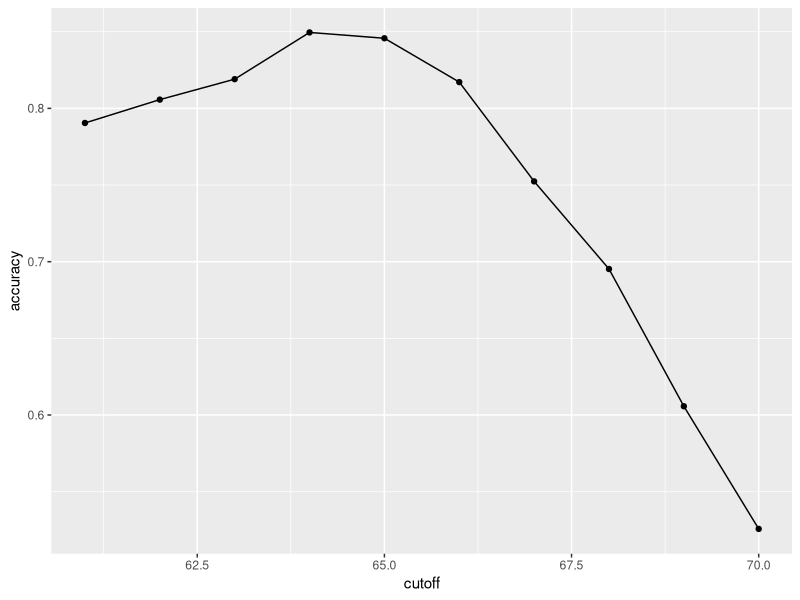
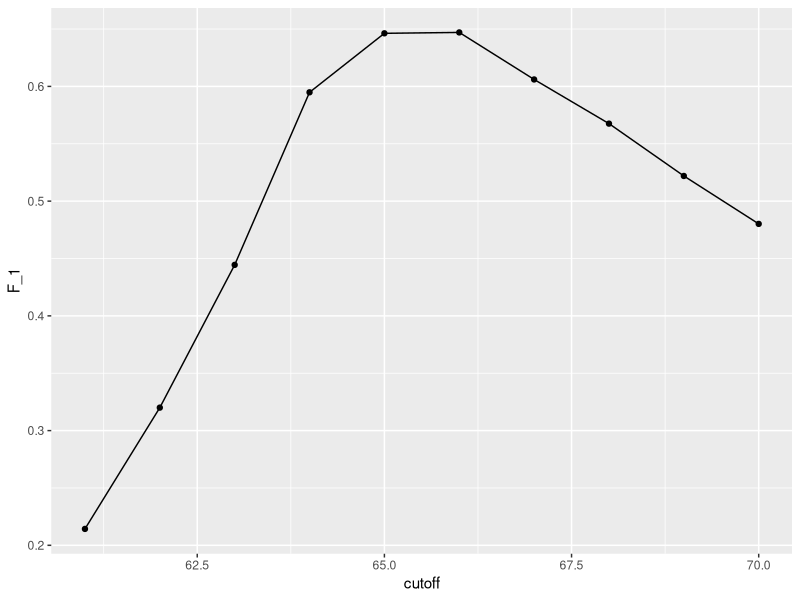
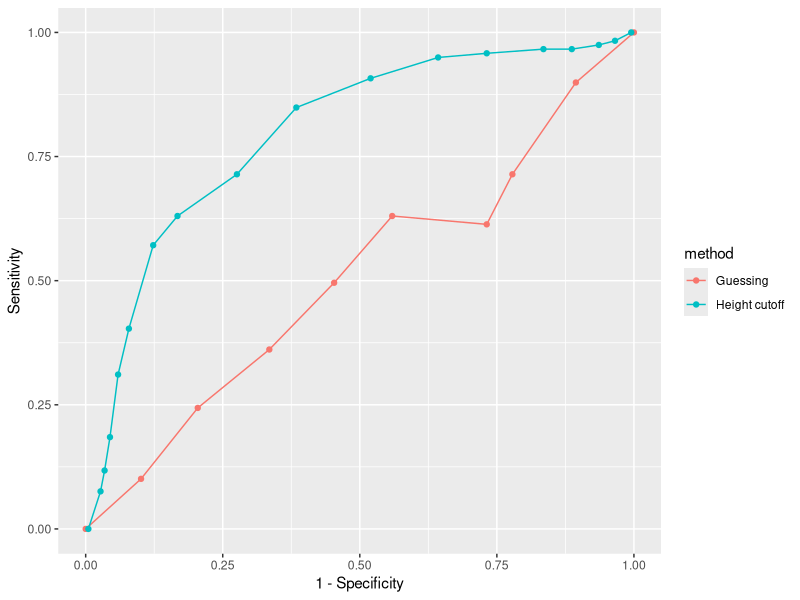
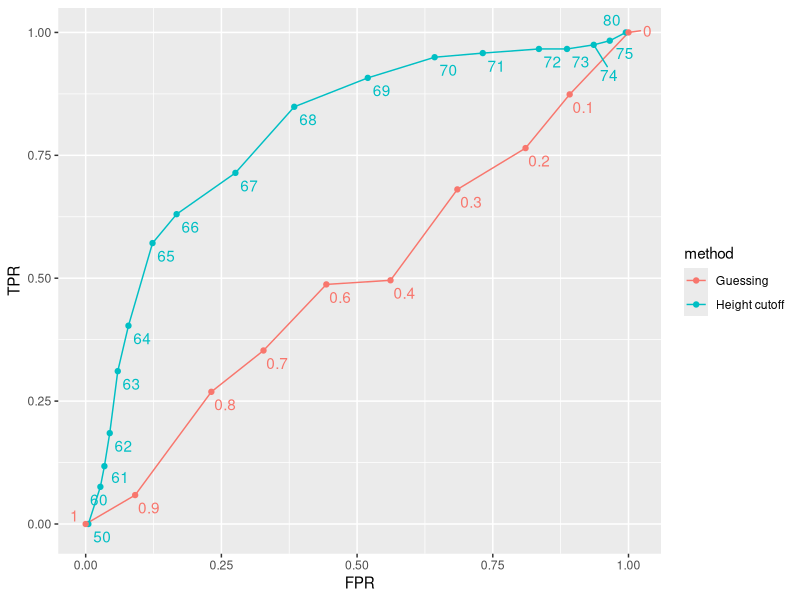
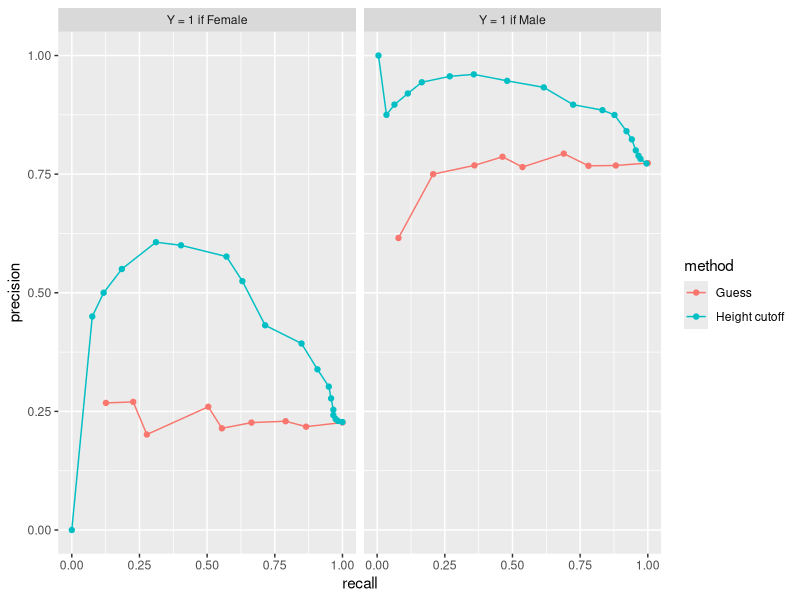

The R script that drew these images, in order:
## ---- chunk 1
library(tidyverse)
library(caret)
## ---- chunk 2
library(dslabs)
data(heights)
## ---- chunk 3
y <- heights$sex
x <- heights$height
## ---- chunk 4
set.seed(2007)
test_index <- createDataPartition(y, times = 1, p = 0.5, list = FALSE)
## ---- chunk 5
test_set <- heights[test_index, ]
train_set <- heights[-test_index, ]
## ---- chunk 6
y_hat <- sample(c("Male", "Female"), length(test_index), replace = TRUE)
## ---- chunk 7
y_hat <- sample(c("Male", "Female"), length(test_index), replace = TRUE) %>%
  factor(levels = levels(test_set$sex))
## ---- chunk 8
mean(y_hat == test_set$sex)
## ---- chunk 9
heights %>% group_by(sex) %>% summarize(mean(height), sd(height))
## ---- chunk 10
y_hat <- ifelse(x > 62, "Male", "Female") %>%
  factor(levels = levels(test_set$sex))
## ---- chunk 11
mean(y == y_hat)
## ---- chunk 12
cutoff <- seq(61, 70)
accuracy <- map_dbl(cutoff, function(x){
  y_hat <- ifelse(train_set$height > x, "Male", "Female") %>%
    factor(levels = levels(test_set$sex))
  mean(y_hat == train_set$sex)
})
## ---- chunk 13
data.frame(cutoff, accuracy) %>%
  ggplot(aes(cutoff, accuracy)) +
  geom_point() +
  geom_line()
## ---- chunk 14
max(accuracy)
## ---- chunk 15
best_cutoff <- cutoff[which.max(accuracy)]
best_cutoff
## ---- chunk 16
y_hat <- ifelse(test_set$height > best_cutoff, "Male", "Female") %>%
  factor(levels = levels(test_set$sex))
y_hat <- factor(y_hat)
mean(y_hat == test_set$sex)
## ---- chunk 17
table(predicted = y_hat, actual = test_set$sex)
## ---- chunk 18
test_set %>%
  mutate(y_hat = y_hat) %>%
  group_by(sex) %>%
  summarize(accuracy = mean(y_hat == sex))
## ---- chunk 19
prev <- mean(y == "Male")
prev
## ---- chunk 20
mat <- matrix(c("True positives (TP)", "False negatives (FN)",
                "False positives (FP)", "True negatives (TN)"), 2, 2)
colnames(mat) <- c("Actually Positive", "Actually Negative")
rownames(mat) <- c("Predicted positive", "Predicted negative")
tmp <- as.data.frame(mat)
if(knitr::is_html_output()){
  knitr::kable(tmp, "html") %>%
    kableExtra::kable_styling(bootstrap_options = "striped", full_width = FALSE)
} else{
  knitr::kable(tmp, "latex", booktabs = TRUE) %>%
    kableExtra::kable_styling(font_size = 8)
}
## ---- chunk 21
cm <- confusionMatrix(data = y_hat, reference = test_set$sex)
## ---- chunk 22
cm$overall["Accuracy"]
cm$byClass[c("Sensitivity","Specificity", "Prevalence")]
## ---- chunk 23
cutoff <- seq(61, 70)
F_1 <- map_dbl(cutoff, function(x){
  y_hat <- ifelse(train_set$height > x, "Male", "Female") %>%
    factor(levels = levels(test_set$sex))
  F_meas(data = y_hat, reference = factor(train_set$sex))
})
## ---- chunk 24
data.frame(cutoff, F_1) %>%
  ggplot(aes(cutoff, F_1)) +
  geom_point() +
  geom_line()
## ---- chunk 25
max(F_1)
## ---- chunk 26
best_cutoff <- cutoff[which.max(F_1)]
best_cutoff
## ---- chunk 27
y_hat <- ifelse(test_set$height > best_cutoff, "Male", "Female") %>%
  factor(levels = levels(test_set$sex))
sensitivity(data = y_hat, reference = test_set$sex)
specificity(data = y_hat, reference = test_set$sex)
## ---- chunk 28
p <- 0.9
n <- length(test_index)
y_hat <- sample(c("Male", "Female"), n, replace = TRUE, prob=c(p, 1-p)) %>%
  factor(levels = levels(test_set$sex))
mean(y_hat == test_set$sex)
## ---- chunk 29
probs <- seq(0, 1, length.out = 10)
guessing <- map_df(probs, function(p){
  y_hat <-
    sample(c("Male", "Female"), n, replace = TRUE, prob=c(p, 1-p)) %>%
    factor(levels = c("Female", "Male"))
  list(method = "Guessing",
       FPR = 1 - specificity(y_hat, test_set$sex),
       TPR = sensitivity(y_hat, test_set$sex))
})
## ---- chunk 30
cutoffs <- c(50, seq(60, 75), 80)
height_cutoff <- map_df(cutoffs, function(x){
  y_hat <- ifelse(test_set$height > x, "Male", "Female") %>%
    factor(levels = c("Female", "Male"))
  list(method = "Height cutoff",
       FPR = 1-specificity(y_hat, test_set$sex),
       TPR = sensitivity(y_hat, test_set$sex))
})
## ---- chunk 31
bind_rows(guessing, height_cutoff) %>%
ggplot(aes(FPR, TPR, color = method)) +
geom_line() +
geom_point() +
xlab("1 - Specificity") +
ylab("Sensitivity")
## ---- chunk 32
library(ggrepel)
tmp_1 <- map_df(cutoffs, function(x){
  y_hat <- ifelse(test_set$height > x, "Male", "Female") %>%
    factor(levels = c("Female", "Male"))
  list(method = "Height cutoff",
       cutoff = x,
       FPR = 1-specificity(y_hat, test_set$sex),
       TPR = sensitivity(y_hat, test_set$sex))
})
tmp_2 <- map_df(probs, function(p){
  y_hat <-
    sample(c("Male", "Female"), n, replace = TRUE, prob=c(p, 1-p)) %>%
    factor(levels = c("Female", "Male"))
  list(method = "Guessing",
       cutoff = round(p,1),
       FPR = 1 - specificity(y_hat, test_set$sex),
       TPR = sensitivity(y_hat, test_set$sex))
})

bind_rows(tmp_1, tmp_2) %>%
  ggplot(aes(FPR, TPR, label = cutoff, color = method)) +
  geom_line() +
  geom_point() +
  geom_text_repel(nudge_x = 0.01, nudge_y = -0.01, show.legend = FALSE)
## ---- chunk 33
guessing <- map_df(probs, function(p){
  y_hat <- sample(c("Male", "Female"), length(test_index),
                  replace = TRUE, prob=c(p, 1-p)) %>%
    factor(levels = c("Female", "Male"))
  list(method = "Guess",
       recall = sensitivity(y_hat, test_set$sex),
       precision = precision(y_hat, test_set$sex))
})

height_cutoff <- map_df(cutoffs, function(x){
  y_hat <- ifelse(test_set$height > x, "Male", "Female") %>%
    factor(levels = c("Female", "Male"))
  list(method = "Height cutoff",
       recall = sensitivity(y_hat, test_set$sex),
       precision = precision(y_hat, test_set$sex))
})
tmp_1 <- bind_rows(guessing, height_cutoff) %>% mutate(Positive = "Y = 1 if Female")

guessing <- map_df(probs, function(p){
  y_hat <- sample(c("Male", "Female"), length(test_index), replace = TRUE,
                  prob=c(p, 1-p)) %>%
    factor(levels = c("Male", "Female"))
  list(method = "Guess",
       recall = sensitivity(y_hat, relevel(test_set$sex, "Male", "Female")),
       precision = precision(y_hat, relevel(test_set$sex, "Male", "Female")))
})

height_cutoff <- map_df(cutoffs, function(x){
  y_hat <- ifelse(test_set$height > x, "Male", "Female") %>%
    factor(levels = c("Male", "Female"))
  list(method = "Height cutoff",
       recall = sensitivity(y_hat, relevel(test_set$sex, "Male", "Female")),
       precision = precision(y_hat, relevel(test_set$sex, "Male", "Female")))
})
tmp_2 <- bind_rows(guessing, height_cutoff) %>% mutate(Positive = "Y = 1 if Male")

bind_rows(tmp_1, tmp_2) %>%
  ggplot(aes(recall, precision, color = method)) +
  geom_line() +
  geom_point() +
  facet_wrap(~ Positive)
